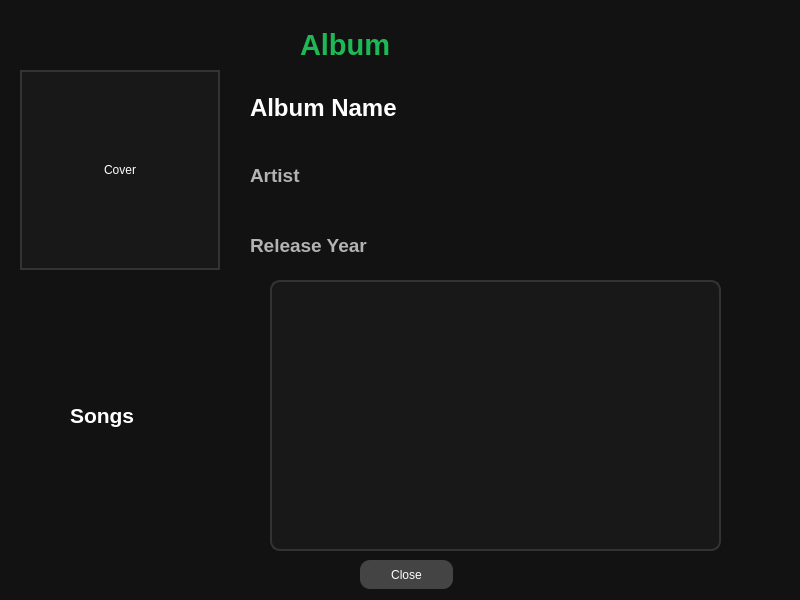
<?xml version="1.0" encoding="UTF-8"?>
<ui version="4.0">
 <class>AlbumViewerDialog</class>
 <widget class="QDialog" name="AlbumViewerDialog">
  <property name="geometry">
   <rect>
    <x>0</x>
    <y>0</y>
    <width>800</width>
    <height>600</height>
   </rect>
  </property>
  <property name="windowTitle">
   <string>Dialog</string>
  </property>
  <property name="styleSheet">
   <string notr="true">QDialog
{
background:#121212;
}</string>
  </property>
  <widget class="QLabel" name="titleLabel">
   <property name="geometry">
    <rect>
     <x>300</x>
     <y>20</y>
     <width>116</width>
     <height>49</height>
    </rect>
   </property>
   <property name="font">
    <font>
     <pointsize>22</pointsize>
     <bold>true</bold>
    </font>
   </property>
   <property name="styleSheet">
    <string notr="true">color:#1DB954;</string>
   </property>
   <property name="text">
    <string>Album</string>
   </property>
  </widget>
  <widget class="QLabel" name="coverLabel">
   <property name="geometry">
    <rect>
     <x>20</x>
     <y>70</y>
     <width>200</width>
     <height>200</height>
    </rect>
   </property>
   <property name="styleSheet">
    <string notr="true">background:#181818;
border:2px solid #333333;
color:white;</string>
   </property>
   <property name="frameShape">
    <enum>QFrame::Shape::Box</enum>
   </property>
   <property name="text">
    <string>Cover</string>
   </property>
   <property name="alignment">
    <set>Qt::AlignmentFlag::AlignCenter</set>
   </property>
  </widget>
  <widget class="QLabel" name="albumNameLabel">
   <property name="geometry">
    <rect>
     <x>250</x>
     <y>90</y>
     <width>420</width>
     <height>35</height>
    </rect>
   </property>
   <property name="font">
    <font>
     <pointsize>18</pointsize>
     <bold>true</bold>
    </font>
   </property>
   <property name="styleSheet">
    <string notr="true">color:white;</string>
   </property>
   <property name="text">
    <string>Album Name</string>
   </property>
  </widget>
  <widget class="QLabel" name="artistNameLabel">
   <property name="geometry">
    <rect>
     <x>250</x>
     <y>160</y>
     <width>420</width>
     <height>30</height>
    </rect>
   </property>
   <property name="font">
    <font>
     <pointsize>14</pointsize>
     <bold>true</bold>
    </font>
   </property>
   <property name="styleSheet">
    <string notr="true">color:#B3B3B3;
</string>
   </property>
   <property name="text">
    <string>Artist</string>
   </property>
  </widget>
  <widget class="QLabel" name="releaseYearLabel">
   <property name="geometry">
    <rect>
     <x>250</x>
     <y>230</y>
     <width>420</width>
     <height>30</height>
    </rect>
   </property>
   <property name="font">
    <font>
     <pointsize>14</pointsize>
     <bold>true</bold>
    </font>
   </property>
   <property name="styleSheet">
    <string notr="true">color:#B3B3B3;</string>
   </property>
   <property name="text">
    <string>Release Year</string>
   </property>
  </widget>
  <widget class="QLabel" name="songsTitleLabel">
   <property name="geometry">
    <rect>
     <x>70</x>
     <y>370</y>
     <width>111</width>
     <height>91</height>
    </rect>
   </property>
   <property name="font">
    <font>
     <pointsize>16</pointsize>
     <bold>true</bold>
    </font>
   </property>
   <property name="styleSheet">
    <string notr="true">color:white;</string>
   </property>
   <property name="text">
    <string>Songs</string>
   </property>
  </widget>
  <widget class="QListWidget" name="songsList">
   <property name="geometry">
    <rect>
     <x>270</x>
     <y>280</y>
     <width>451</width>
     <height>271</height>
    </rect>
   </property>
   <property name="styleSheet">
    <string notr="true">QListWidget
{
background:#181818;
color:white;
border:2px solid #333333;
border-radius:10px;
font-size:14px;
}

QListWidget::item
{
padding:8px;
}
QListWidget::item:selected
{
background:#1DB954;
color:white;
}</string>
   </property>
  </widget>
  <widget class="QPushButton" name="closeButton">
   <property name="geometry">
    <rect>
     <x>360</x>
     <y>560</y>
     <width>93</width>
     <height>29</height>
    </rect>
   </property>
   <property name="styleSheet">
    <string notr="true">QPushButton
{
background:#444444;
color:white;

border-radius:10px;
}
QPushButton:hover
{
background:#666666;
}</string>
   </property>
   <property name="text">
    <string>Close</string>
   </property>
  </widget>
 </widget>
 <resources/>
 <connections/>
</ui>
